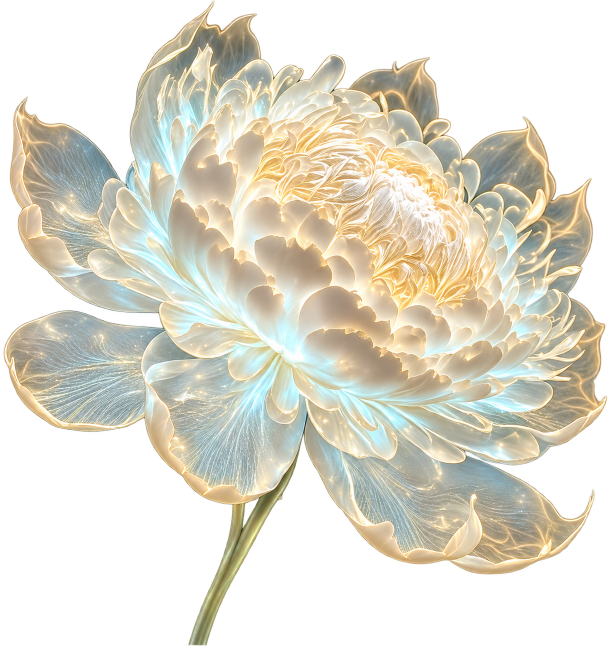
#> input picture assets/flower-transparent.png, 1218 x 1292 px (shown at 1/2 size)
$ python render_peony_animation.py
#> lines starting #> are read from the running program, lines starting #| are printed output that depends on the picture
#!/usr/bin/env python3
"""Render the peony as a transparent, blue-sparkle APNG for the profile README.

The motion mirrors the supplied Pygame animation: a gentle breathing pulse,
rising petal-light particles, and small twinkling blue sparkles. Alpha is kept
through every frame so the README page remains visible behind the flower.
"""
from __future__ import annotations

import math
from pathlib import Path

import numpy as np
from PIL import Image, ImageDraw, ImageFilter

ROOT = Path(__file__).resolve().parents[1]
SOURCE = ROOT / "assets" / "flower-transparent.png"
OUTPUT = ROOT / "assets" / "flower-animation.png"
FRAME_COUNT = 18
FRAME_DURATION_MS = 110
CANVAS_SIZE = (340, 360)
SUBJECT_WIDTH = 280
PARTICLE_COUNT = 100
SPARKLE_COUNT = 18


def adjust_rgb(image: Image.Image, factor: float) -> Image.Image:
    array = np.asarray(image, dtype=np.uint8).copy()
    array[..., :3] = np.clip(array[..., :3].astype(np.float32) * factor, 0, 255).astype(np.uint8)
    return Image.fromarray(array, "RGBA")


def main() -> None:
    if not SOURCE.exists():
        raise FileNotFoundError(f"Transparent flower asset not found: {SOURCE}")

    rng = np.random.default_rng(5)
    flower = Image.open(SOURCE).convert("RGBA")
#> flower is the input picture: PIL image 1218x1292 RGBA; mean R, G, B, A 122.3, 118.4, 103.1, 146.6
    bbox = flower.getchannel("A").getbbox()
#> bbox = (0, 0, 1218, 1292)
    if not bbox:
        raise ValueError("Transparent flower image has no visible pixels.")
    flower = flower.crop(bbox)

    target_height = round(flower.height * SUBJECT_WIDTH / flower.width)
#> target_height = 297
    flower = flower.resize((SUBJECT_WIDTH, target_height), Image.Resampling.LANCZOS)
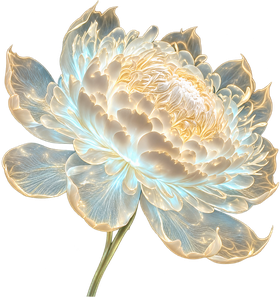
#> flower: PIL image 280x297 RGBA; mean R, G, B, A 121.9, 117.8, 102.7, 146.7; transparent parts drawn white
    if flower.width > CANVAS_SIZE[0] - 24 or flower.height > CANVAS_SIZE[1] - 24:
        raise ValueError("Flower does not fit in the animation canvas; increase CANVAS_SIZE.")

    # Bright points on petals become a small number of rising cyan particles.
    flower_array = np.asarray(flower, dtype=np.uint8)
    luminance = flower_array[..., :3].mean(axis=2)
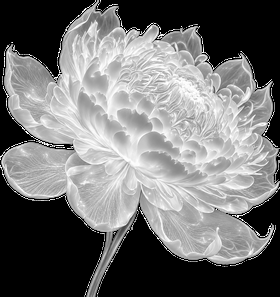
#> luminance: shape (297, 280) float64; min 0, max 255, mean 114.1
    candidates = np.argwhere((flower_array[..., 3] > 150) & (luminance > 155))
#> candidates = 41728 pairs, first value 1 to 296, second value 2 to 278
    if len(candidates) == 0:
        raise ValueError("No bright petal pixels found for the sparkle animation.")
    chosen = candidates[rng.integers(0, len(candidates), PARTICLE_COUNT)]
#> chosen = 100 pairs, first value 9 to 280, second value 8 to 259
    particle_y = chosen[:, 0].astype(np.float32)
#> particle_y = 100 values, max 280 at index 19, min 9 at index 16, mean 132.7
    particle_x = chosen[:, 1].astype(np.float32)
#> particle_x = 100 values, max 259 at index 70, min 8 at index 80, mean 137.6
    particle_life = rng.random(PARTICLE_COUNT).astype(np.float32)
    particle_cycles = rng.integers(1, 4, PARTICLE_COUNT).astype(np.float32)
    particle_phase = rng.uniform(0, 2 * math.pi, PARTICLE_COUNT).astype(np.float32)
    particle_rise = rng.uniform(12, 38, PARTICLE_COUNT).astype(np.float32)

    # Place twinkles in the transparent breathing room around the flower.
    width, height = CANVAS_SIZE
    margin_x = (width - flower.width) // 2
#> margin_x = 30
    margin_y = (height - flower.height) // 2
#> margin_y = 31
    sparkle_positions = []
    for _ in range(SPARKLE_COUNT):
        side = int(rng.integers(0, 4))
        if side == 0:
            x, y = rng.uniform(2, width - 2), rng.uniform(2, max(4, margin_y - 2))
        elif side == 1:
            x, y = rng.uniform(2, width - 2), rng.uniform(height - margin_y + 2, height - 2)
        elif side == 2:
            x, y = rng.uniform(2, max(4, margin_x - 2)), rng.uniform(4, height - 4)
        else:
            x, y = rng.uniform(width - margin_x + 2, width - 2), rng.uniform(4, height - 4)
        sparkle_positions.append((x, y, rng.uniform(0, 2 * math.pi), rng.uniform(0.8, 2.1)))

    frames: list[Image.Image] = []
    for frame_index in range(FRAME_COUNT):
        phase = 2 * math.pi * frame_index / FRAME_COUNT
        scale = 1.0 + 0.012 * math.sin(phase)
        brightness = 1.0 + 0.035 * math.sin(phase - math.pi / 2)
        float_y = round(2 * math.sin(phase))
        size = (round(flower.width * scale), round(flower.height * scale))
        subject = adjust_rgb(flower, brightness).resize(size, Image.Resampling.LANCZOS)

        frame = Image.new("RGBA", CANVAS_SIZE, (0, 0, 0, 0))
        x0 = (width - size[0]) // 2
        y0 = (height - size[1]) // 2 + float_y

        # A restrained cyan rim-light breathes behind the petals; alpha stays soft.
        glow_alpha = subject.getchannel("A").filter(ImageFilter.GaussianBlur(8))
        glow_alpha = glow_alpha.point(lambda value: round(value * 0.045))
        glow = Image.new("RGBA", size, (66, 190, 255, 0))
        glow.putalpha(glow_alpha)
        frame.alpha_composite(glow, (x0, y0))
        frame.alpha_composite(subject, (x0, y0))

        overlay = Image.new("RGBA", CANVAS_SIZE, (0, 0, 0, 0))
        draw = ImageDraw.Draw(overlay)

        # Small blue particles rise from bright petals and fade at their peaks.
        life = (particle_life + particle_cycles * frame_index / FRAME_COUNT) % 1.0
        fade = np.sin(life * math.pi)
        px = x0 + particle_x + np.sin(phase * 1.3 + particle_phase) * 3
        py = y0 + particle_y - life * particle_rise
        for x, y, alpha in zip(px, py, fade):
            if 0 <= x < width and 0 <= y < height:
                radius = 1 if alpha < 0.72 else 2
                strength = int(150 * float(alpha))
                draw.ellipse((x - radius, y - radius, x + radius, y + radius), fill=(90, 210, 255, strength))

        # Blue background twinkles, inspired by the supplied script.
        for sx, sy, offset, radius in sparkle_positions:
            strength = int(185 * (0.5 + 0.5 * math.sin(phase * 3 + offset)))
            r = max(1, round(radius))
            draw.ellipse((sx - r, sy - r, sx + r, sy + r), fill=(105, 220, 255, strength))
            if strength > 120:
                draw.line((sx - r * 2, sy, sx + r * 2, sy), fill=(105, 220, 255, strength // 2), width=1)
                draw.line((sx, sy - r * 2, sx, sy + r * 2), fill=(105, 220, 255, strength // 2), width=1)

        # A tiny blur gives only the particle points a soft, blue glow.
        particle_glow = overlay.filter(ImageFilter.GaussianBlur(2))
        particle_glow.putalpha(particle_glow.getchannel("A").point(lambda value: round(value * 0.38)))
        frame.alpha_composite(particle_glow)
        frame.alpha_composite(overlay)
        frames.append(frame)
#> this loop made 18 passes
#> pass 1, in main, `glow_alpha = subject.getchannel("A").filter(ImageFilter.GaussianBlur(8))`:
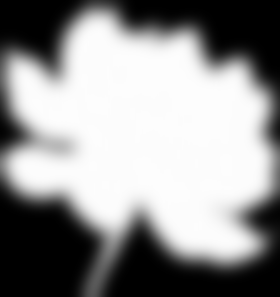
#> glow_alpha: PIL image 280x297 L; min 0, max 253, mean 146.2
#> after the loop:
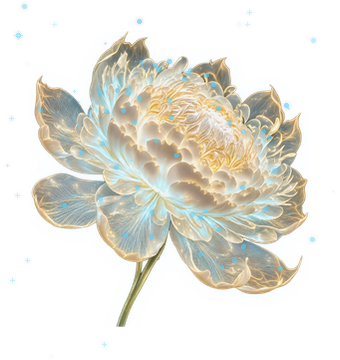
#> frame: PIL image 340x360 RGBA; mean R, G, B, A 84.4, 95.6, 93.4, 99.6; transparent parts drawn white
#> after the loop:
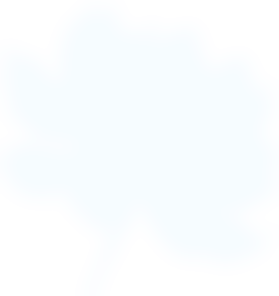
#> glow: PIL image 279x296 RGBA; mean R, G, B, A 66, 190, 255, 6.5; transparent parts drawn white
#> after the loop:
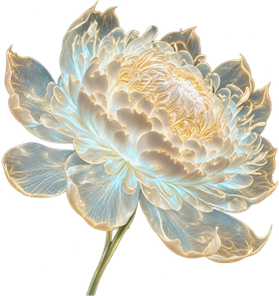
#> subject: PIL image 279x296 RGBA; mean R, G, B, A 118.3, 114.2, 99.4, 146.7; transparent parts drawn white
#> after the loop, frames = 18 items

    OUTPUT.parent.mkdir(parents=True, exist_ok=True)
    frames[0].save(
        OUTPUT,
        format="PNG",
        save_all=True,
        append_images=frames[1:],
        duration=FRAME_DURATION_MS,
        loop=0,
        disposal=2,
        blend=0,
        optimize=True,
    )
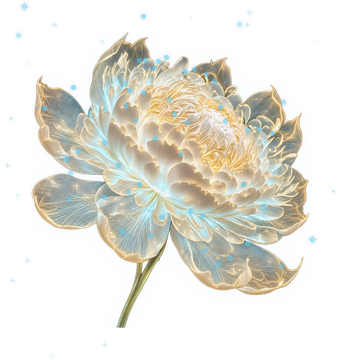
#> saved as flower-animation.png: PIL image 340x360 RGBA; mean R, G, B, A 84.7, 96.2, 94.1, 100.4; transparent parts drawn white
    print(f"Rendered {FRAME_COUNT} transparent APNG frames with blue sparkles to {OUTPUT}")


if __name__ == "__main__":
    main()
